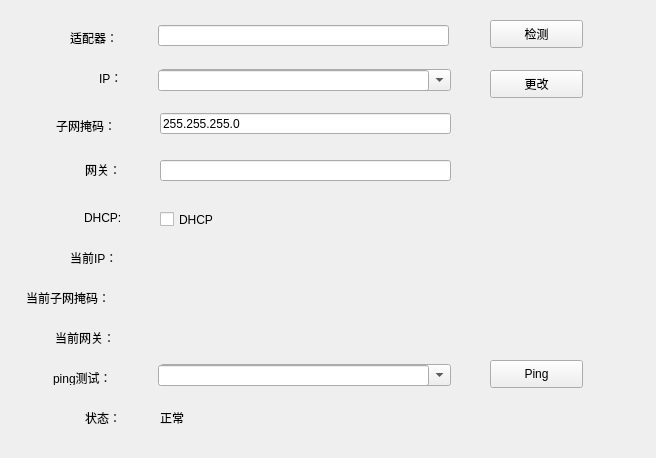
<?xml version="1.0" encoding="UTF-8"?>
<ui version="4.0">
 <class>MainWindow</class>
 <widget class="QMainWindow" name="MainWindow">
  <property name="geometry">
   <rect>
    <x>0</x>
    <y>0</y>
    <width>656</width>
    <height>458</height>
   </rect>
  </property>
  <property name="windowTitle">
   <string>MainWindow</string>
  </property>
  <widget class="QWidget" name="centralwidget">
   <widget class="QPushButton" name="pushButton">
    <property name="geometry">
     <rect>
      <x>490</x>
      <y>70</y>
      <width>93</width>
      <height>28</height>
     </rect>
    </property>
    <property name="text">
     <string>更改</string>
    </property>
   </widget>
   <widget class="QLabel" name="label">
    <property name="geometry">
     <rect>
      <x>99</x>
      <y>70</y>
      <width>31</width>
      <height>16</height>
     </rect>
    </property>
    <property name="text">
     <string>IP：</string>
    </property>
   </widget>
   <widget class="QLabel" name="label_2">
    <property name="geometry">
     <rect>
      <x>70</x>
      <y>250</y>
      <width>61</width>
      <height>16</height>
     </rect>
    </property>
    <property name="text">
     <string>当前IP：</string>
    </property>
   </widget>
   <widget class="QLabel" name="label_3">
    <property name="geometry">
     <rect>
      <x>55</x>
      <y>330</y>
      <width>72</width>
      <height>15</height>
     </rect>
    </property>
    <property name="text">
     <string>当前网关：</string>
    </property>
   </widget>
   <widget class="QLabel" name="label_4">
    <property name="geometry">
     <rect>
      <x>26</x>
      <y>290</y>
      <width>101</width>
      <height>16</height>
     </rect>
    </property>
    <property name="text">
     <string>当前子网掩码：</string>
    </property>
   </widget>
   <widget class="QLabel" name="label_5">
    <property name="geometry">
     <rect>
      <x>56</x>
      <y>118</y>
      <width>72</width>
      <height>15</height>
     </rect>
    </property>
    <property name="text">
     <string>子网掩码：</string>
    </property>
   </widget>
   <widget class="QLabel" name="label_6">
    <property name="geometry">
     <rect>
      <x>85</x>
      <y>162</y>
      <width>41</width>
      <height>16</height>
     </rect>
    </property>
    <property name="text">
     <string>网关：</string>
    </property>
   </widget>
   <widget class="QLabel" name="label_7">
    <property name="geometry">
     <rect>
      <x>53</x>
      <y>370</y>
      <width>72</width>
      <height>15</height>
     </rect>
    </property>
    <property name="text">
     <string>ping测试：</string>
    </property>
   </widget>
   <widget class="QLineEdit" name="tobepinged">
    <property name="geometry">
     <rect>
      <x>158</x>
      <y>365</y>
      <width>271</width>
      <height>21</height>
     </rect>
    </property>
   </widget>
   <widget class="QLineEdit" name="masknew">
    <property name="geometry">
     <rect>
      <x>160</x>
      <y>113</y>
      <width>291</width>
      <height>21</height>
     </rect>
    </property>
    <property name="text">
     <string>255.255.255.0</string>
    </property>
   </widget>
   <widget class="QLineEdit" name="gatenew">
    <property name="geometry">
     <rect>
      <x>160</x>
      <y>160</y>
      <width>291</width>
      <height>21</height>
     </rect>
    </property>
   </widget>
   <widget class="QPushButton" name="pushButton_2">
    <property name="geometry">
     <rect>
      <x>490</x>
      <y>360</y>
      <width>93</width>
      <height>28</height>
     </rect>
    </property>
    <property name="text">
     <string>Ping</string>
    </property>
   </widget>
   <widget class="QLabel" name="status">
    <property name="geometry">
     <rect>
      <x>160</x>
      <y>407</y>
      <width>241</width>
      <height>21</height>
     </rect>
    </property>
    <property name="text">
     <string>正常</string>
    </property>
   </widget>
   <widget class="QLabel" name="ipnow">
    <property name="geometry">
     <rect>
      <x>162</x>
      <y>250</y>
      <width>271</width>
      <height>16</height>
     </rect>
    </property>
    <property name="text">
     <string/>
    </property>
   </widget>
   <widget class="QLabel" name="masknow">
    <property name="geometry">
     <rect>
      <x>162</x>
      <y>290</y>
      <width>271</width>
      <height>16</height>
     </rect>
    </property>
    <property name="text">
     <string/>
    </property>
   </widget>
   <widget class="QLabel" name="gatenow">
    <property name="geometry">
     <rect>
      <x>162</x>
      <y>330</y>
      <width>271</width>
      <height>16</height>
     </rect>
    </property>
    <property name="text">
     <string/>
    </property>
   </widget>
   <widget class="QLabel" name="label_8">
    <property name="geometry">
     <rect>
      <x>85</x>
      <y>410</y>
      <width>51</width>
      <height>16</height>
     </rect>
    </property>
    <property name="text">
     <string>状态：</string>
    </property>
   </widget>
   <widget class="QComboBox" name="choose1">
    <property name="geometry">
     <rect>
      <x>160</x>
      <y>69</y>
      <width>291</width>
      <height>22</height>
     </rect>
    </property>
   </widget>
   <widget class="QLineEdit" name="ipnew">
    <property name="geometry">
     <rect>
      <x>158</x>
      <y>70</y>
      <width>271</width>
      <height>21</height>
     </rect>
    </property>
   </widget>
   <widget class="QComboBox" name="choose2">
    <property name="geometry">
     <rect>
      <x>160</x>
      <y>364</y>
      <width>291</width>
      <height>22</height>
     </rect>
    </property>
   </widget>
   <widget class="QLabel" name="label_9">
    <property name="geometry">
     <rect>
      <x>84</x>
      <y>210</y>
      <width>72</width>
      <height>15</height>
     </rect>
    </property>
    <property name="text">
     <string>DHCP:</string>
    </property>
   </widget>
   <widget class="QCheckBox" name="dhcp">
    <property name="geometry">
     <rect>
      <x>160</x>
      <y>210</y>
      <width>91</width>
      <height>19</height>
     </rect>
    </property>
    <property name="text">
     <string>DHCP</string>
    </property>
   </widget>
   <widget class="QLabel" name="label_10">
    <property name="geometry">
     <rect>
      <x>70</x>
      <y>30</y>
      <width>61</width>
      <height>16</height>
     </rect>
    </property>
    <property name="text">
     <string>适配器：</string>
    </property>
   </widget>
   <widget class="QLineEdit" name="adapter">
    <property name="geometry">
     <rect>
      <x>158</x>
      <y>25</y>
      <width>291</width>
      <height>21</height>
     </rect>
    </property>
   </widget>
   <widget class="QPushButton" name="check">
    <property name="geometry">
     <rect>
      <x>490</x>
      <y>20</y>
      <width>93</width>
      <height>28</height>
     </rect>
    </property>
    <property name="text">
     <string>检测</string>
    </property>
   </widget>
   <zorder>choose2</zorder>
   <zorder>pushButton</zorder>
   <zorder>label</zorder>
   <zorder>label_2</zorder>
   <zorder>label_3</zorder>
   <zorder>label_4</zorder>
   <zorder>label_5</zorder>
   <zorder>label_6</zorder>
   <zorder>label_7</zorder>
   <zorder>tobepinged</zorder>
   <zorder>masknew</zorder>
   <zorder>gatenew</zorder>
   <zorder>pushButton_2</zorder>
   <zorder>status</zorder>
   <zorder>ipnow</zorder>
   <zorder>masknow</zorder>
   <zorder>gatenow</zorder>
   <zorder>label_8</zorder>
   <zorder>choose1</zorder>
   <zorder>ipnew</zorder>
   <zorder>label_9</zorder>
   <zorder>dhcp</zorder>
   <zorder>label_10</zorder>
   <zorder>adapter</zorder>
   <zorder>check</zorder>
  </widget>
  <widget class="QMenuBar" name="menubar">
   <property name="geometry">
    <rect>
     <x>0</x>
     <y>0</y>
     <width>656</width>
     <height>26</height>
    </rect>
   </property>
  </widget>
 </widget>
 <resources/>
 <connections/>
</ui>
